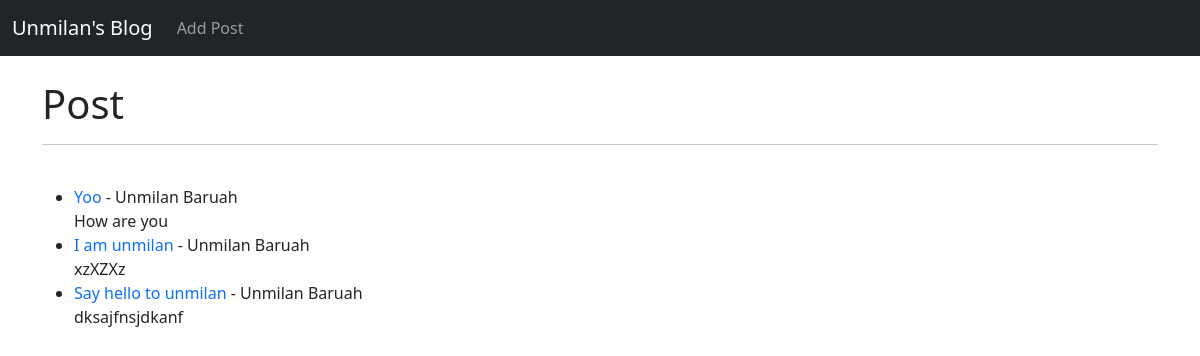
The page / on the database its author committed.
### blogger/models.py (models this page shows, shortened)
class Post(models.Model):
	title = models.CharField(max_length=255)
	author = models.ForeignKey(User, on_delete=models.CASCADE)
	body = models.TextField()

### blogger/views.py (the view)
# urls.py: path('', HomeView.as_view(), name="home"),
class HomeView(ListView):
	model = Post
	template_name = 'home.html'

### blogger/templates/home.html
{% extends 'base.html' %}
{% block content %}
<h1>Post</h1>
<hr><br>
<ul>
{% for post in object_list %}
   <li><a href="{% url 'article-detail' post.pk %}" style="text-decoration: none">{{ post.title }}</a> - {{ post.author.first_name}} {{ post.author.last_name}}<br>
   {{ post.body }}</li>
{% endfor%}
</ul>
{% endblock %}

### blogger/templates/base.html (shortened to what this page needs)
<!doctype html>
<html lang="en">
  <head>
    <link href="https://cdn.jsdelivr.net/npm/bootstrap@5.0.2/dist/css/bootstrap.min.css" rel="stylesheet">
  </head>
  <body>
    <nav class="navbar navbar-expand-lg navbar-dark bg-dark">
  <div class="container-fluid">
    <a class="navbar-brand" href="{% url 'home' %}">Unmilan's Blog</a>
    <div class="collapse navbar-collapse" id="navbarSupportedContent">
      <ul class="navbar-nav me-auto mb-2 mb-lg-0">
        <li class="nav-item">
          <a class="nav-link" href="{% url 'add_post' %}">Add Post</a>
        </li>
      </ul>
    </div>
  </div>
</nav>
   <div class="container">
    <br>
    {% block content %}
    {% endblock %}
   </div>
  </body>
</html>

### rows shown on the page
Post: title "Yoo", author.first_name "Unmilan", author.last_name "Baruah", body "How are you"
Post: title "I am unmilan", author.first_name "Unmilan", author.last_name "Baruah", body "xzXZXz"
Post: title "Say hello to unmilan", author.first_name "Unmilan", author.last_name "Baruah", body "dksajfnsjdkanf"
